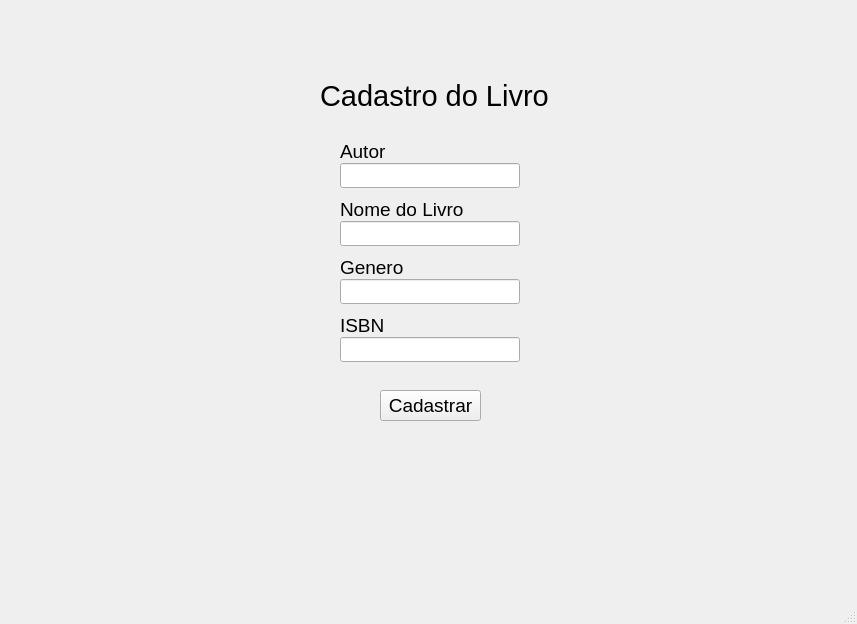
<?xml version="1.0" encoding="UTF-8"?>
<ui version="4.0">
 <class>MainWindow</class>
 <widget class="QMainWindow" name="MainWindow">
  <property name="geometry">
   <rect>
    <x>0</x>
    <y>0</y>
    <width>857</width>
    <height>624</height>
   </rect>
  </property>
  <property name="font">
   <font>
    <family>Segoe UI</family>
    <pointsize>16</pointsize>
   </font>
  </property>
  <property name="windowTitle">
   <string>MainWindow</string>
  </property>
  <widget class="QWidget" name="centralwidget">
   <widget class="QLabel" name="_titulo">
    <property name="geometry">
     <rect>
      <x>320</x>
      <y>80</y>
      <width>231</width>
      <height>31</height>
     </rect>
    </property>
    <property name="font">
     <font>
      <pointsize>22</pointsize>
     </font>
    </property>
    <property name="text">
     <string>Cadastro do Livro</string>
    </property>
   </widget>
   <widget class="QWidget" name="verticalLayoutWidget_3">
    <property name="geometry">
     <rect>
      <x>340</x>
      <y>140</y>
      <width>182</width>
      <height>232</height>
     </rect>
    </property>
    <layout class="QVBoxLayout" name="vGeral">
     <property name="spacing">
      <number>0</number>
     </property>
     <property name="sizeConstraint">
      <enum>QLayout::SetFixedSize</enum>
     </property>
     <item>
      <widget class="QLabel" name="label_autor">
       <property name="maximumSize">
        <size>
         <width>16777215</width>
         <height>25</height>
        </size>
       </property>
       <property name="font">
        <font>
         <pointsize>14</pointsize>
        </font>
       </property>
       <property name="text">
        <string>Autor</string>
       </property>
      </widget>
     </item>
     <item>
      <widget class="QLineEdit" name="lineAutor">
       <property name="maximumSize">
        <size>
         <width>180</width>
         <height>25</height>
        </size>
       </property>
      </widget>
     </item>
     <item>
      <spacer name="verticalSpacer">
       <property name="orientation">
        <enum>Qt::Vertical</enum>
       </property>
       <property name="sizeHint" stdset="0">
        <size>
         <width>20</width>
         <height>10</height>
        </size>
       </property>
      </spacer>
     </item>
     <item>
      <widget class="QLabel" name="label_nome_livro">
       <property name="maximumSize">
        <size>
         <width>180</width>
         <height>25</height>
        </size>
       </property>
       <property name="font">
        <font>
         <family>Segoe UI</family>
         <pointsize>14</pointsize>
        </font>
       </property>
       <property name="text">
        <string>Nome do Livro</string>
       </property>
      </widget>
     </item>
     <item>
      <widget class="QLineEdit" name="lineEdit_nomelivro">
       <property name="maximumSize">
        <size>
         <width>180</width>
         <height>25</height>
        </size>
       </property>
      </widget>
     </item>
     <item>
      <spacer name="verticalSpacer_2">
       <property name="orientation">
        <enum>Qt::Vertical</enum>
       </property>
       <property name="sizeHint" stdset="0">
        <size>
         <width>20</width>
         <height>10</height>
        </size>
       </property>
      </spacer>
     </item>
     <item>
      <widget class="QLabel" name="label">
       <property name="font">
        <font>
         <family>Segoe UI</family>
         <pointsize>14</pointsize>
        </font>
       </property>
       <property name="text">
        <string>Genero</string>
       </property>
      </widget>
     </item>
     <item>
      <widget class="QLineEdit" name="lineGenero">
       <property name="maximumSize">
        <size>
         <width>180</width>
         <height>25</height>
        </size>
       </property>
      </widget>
     </item>
     <item>
      <spacer name="verticalSpacer_3">
       <property name="orientation">
        <enum>Qt::Vertical</enum>
       </property>
       <property name="sizeHint" stdset="0">
        <size>
         <width>20</width>
         <height>10</height>
        </size>
       </property>
      </spacer>
     </item>
     <item>
      <widget class="QLabel" name="label_Isbn">
       <property name="font">
        <font>
         <family>Segoe UI</family>
         <pointsize>14</pointsize>
        </font>
       </property>
       <property name="text">
        <string>ISBN</string>
       </property>
      </widget>
     </item>
     <item>
      <widget class="QLineEdit" name="lineEdit_Isbn">
       <property name="maximumSize">
        <size>
         <width>180</width>
         <height>25</height>
        </size>
       </property>
      </widget>
     </item>
    </layout>
   </widget>
   <widget class="QPushButton" name="ButtonCadastrar">
    <property name="geometry">
     <rect>
      <x>380</x>
      <y>390</y>
      <width>101</width>
      <height>31</height>
     </rect>
    </property>
    <property name="font">
     <font>
      <pointsize>14</pointsize>
     </font>
    </property>
    <property name="text">
     <string>Cadastrar</string>
    </property>
   </widget>
  </widget>
  <widget class="QMenuBar" name="menubar">
   <property name="geometry">
    <rect>
     <x>0</x>
     <y>0</y>
     <width>857</width>
     <height>36</height>
    </rect>
   </property>
  </widget>
  <widget class="QStatusBar" name="statusbar"/>
 </widget>
 <resources/>
 <connections/>
</ui>
